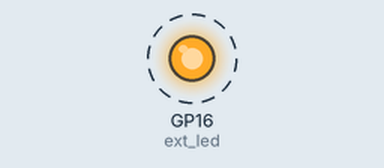
This program was run on a simulated Raspberry Pi Pico running MicroPython. Shown: output pins drawn as LEDs (lit = HIGH). Dashed ring = blinking. What the program prints to the serial console is not drawn.

Above: at 1.5 s.
Timing chart, 0 to 5.6 s (numbered marks = the images above):
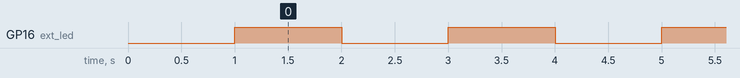

The program:

R_2425CL0_Exblink_v1_2.py
```python
# Hardware platform: Pico _ & W
# Author : JC Santamaria
# Date : 2023 - 2 - 17
# Goal : Blink external 2xLED: in GPIO16 -> R220ohm -> LED1 catodo y LED2 anodo
# Ref : https://www.coderdojotc.org/micropython/basics/03-blink/

from machine import Pin # Get the Pin function from the machine module.
from utime import sleep # Get the sleep library from the time module.

# Informative block - start
p_ucontroler = "Pico _&W"
p_keyOhw = "Led + resistor on GPIO16"
p_project = "External LED toggle 2sec"
p_version = "1.2"
print(f"Microcontroler: {p_ucontroler} - Key other HW : {p_keyOhw}")
print(f"Program: {p_project} - Version: {p_version}")
# -> 1.2 uso de toggle
# Informative block - end

print("Hello, Pi Pico!")
sleep(1)

EXTERNAL_LED2_PIN = 16
ext_led = Pin(EXTERNAL_LED2_PIN, Pin.OUT)

while (True):
    ext_led.toggle()
    print("External LEDs - gpio16 = ",ext_led.value())
    sleep(1)
```

Measured:
- by itself, GP16 (ext_led): alternates HIGH for 1.0 s and LOW for 1.0 s
